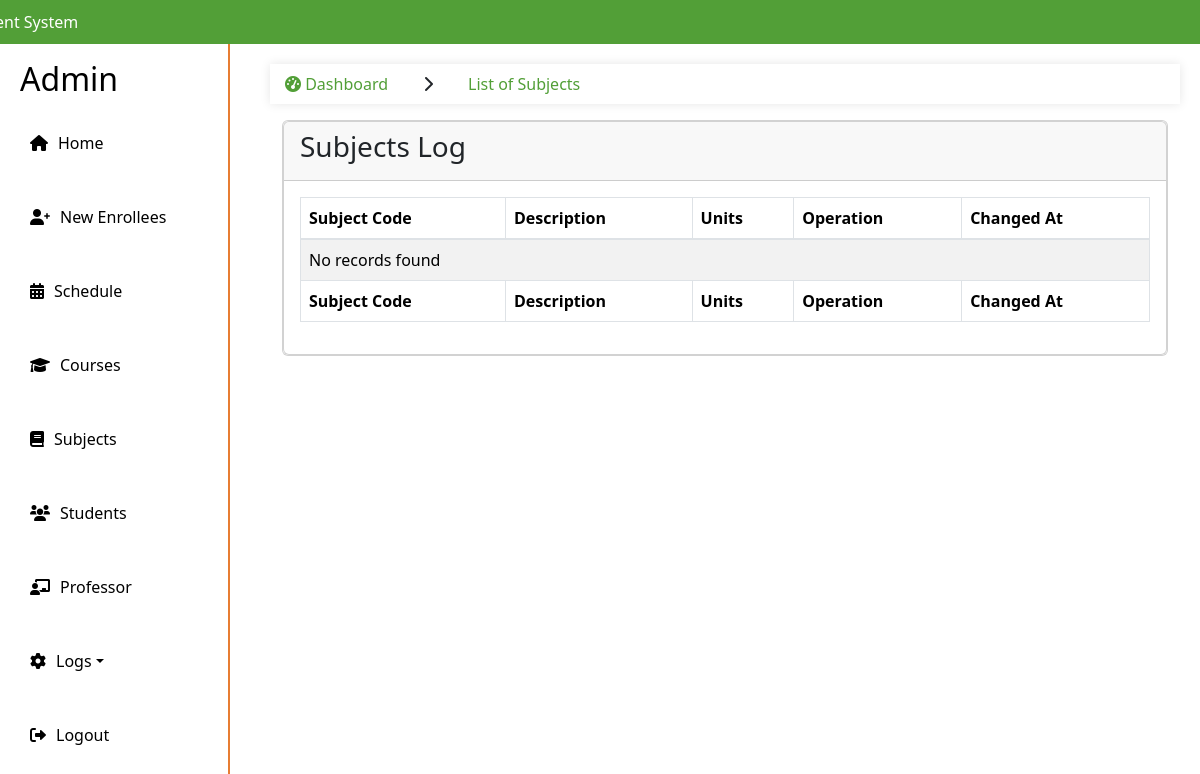
/admin/subject-log.php (signed in), run on an earlier commit of the app's database.
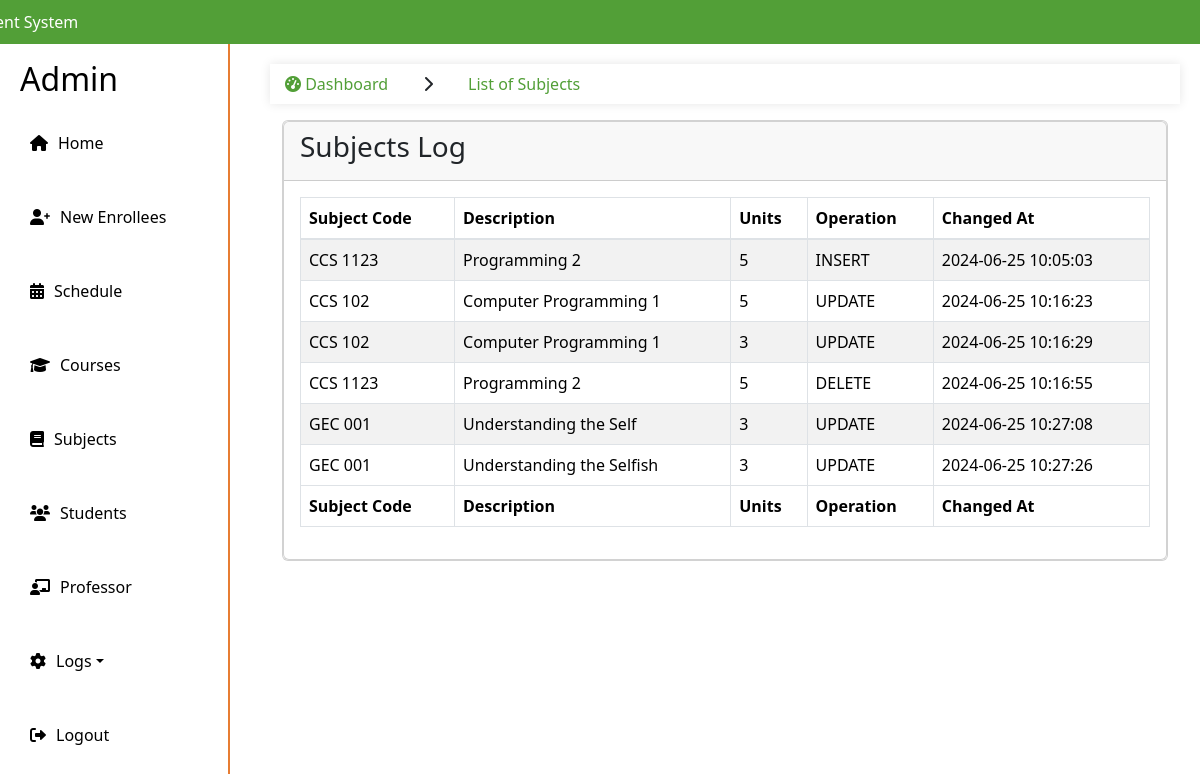
And on a later commit of the database.
### tables this page shows
CREATE TABLE `subjects_log` (
  `log_id` int(11) NOT NULL,
  `operation` varchar(10) NOT NULL,
  `changed_at` datetime NOT NULL,
  `id` int(11) DEFAULT NULL,
  `subject_code` varchar(255) DEFAULT NULL,
  `description` varchar(255) DEFAULT NULL,
  `units` varchar(255) DEFAULT NULL
);

### admin/subject-log.php (the view, shortened to what this page needs)
<!DOCTYPE html>
<html lang="en">
<head>
    <link rel="stylesheet" href="https://stackpath.bootstrapcdn.com/bootstrap/4.5.2/css/bootstrap.min.css">
    <link rel="stylesheet" href="styles.css">
    <link rel="stylesheet" href="https://cdnjs.cloudflare.com/ajax/libs/font-awesome/6.0.0-beta3/css/all.min.css">
</head>
<body>
    <?php include "include/sidebar.php"; ?>
    <main>
    <section class="content">
    <ul class="breadcrumb">
                <li class="nav-item">
                    <a href="#"><i class="fas fa-tachometer-alt"></i> Dashboard</a>
                </li>
                <li class="nav-item">
                    <i class='fas fa-chevron-right'></i>
                </li>
                <li class="nav-item active">
                    <a href="#">List of Subjects</a>
                </li>
            </ul>
      <div class="container-fluid">
        <div class="row">
          <div class="col-12">
            <div class="card">
            <div class="card">
            <div class="card-header d-flex justify-content-between align-items-center">
                <h3 class="card-title">Subjects Log</h3>
            </div>
              <div class="card-body">
                <table id="example1" class="table table-bordered table-striped">
                  <thead>
                  <tr>
                            <th>Subject Code</th>
                            <th>Description</th>
                            <th>Units</th>
                            <th>Operation</th>
                            <th>Changed At</th>
                  </tr>
                  </thead>
                  <tbody>
                        <?php
                        $sql = "CALL SelectAllSubjectsLog()";
                        $result = $conn->query($sql);
                        if ($result && $result->num_rows > 0) {
                            while ($details = $result->fetch_assoc()) {
                                ?>
                                <tr>
                                <td><?php echo $details['subject_code']; ?></td>
                                <td><?php echo $details['description']; ?></td>
                                <td><?php echo $details['units']; ?></td>
                                <td><?php echo $details['operation']; ?></td>
                                <td><?php echo $details['changed_at']; ?></td>
                                </tr>
                                      </div>
                                    </div>
                                  </div>
                                </div>
                                <?php
                            }
                        } else {
                            echo "<tr><td colspan='10'>No records found</td></tr>";
                        }
                        ?>
                    </tbody>
                  <tfoot>
                    <tr>
                            <th>Subject Code</th>
                            <th>Description</th>
                            <th>Units</th>
                            <th>Operation</th>
                            <th>Changed At</th>
                    </tr>
                  </tfoot>
                </table>
              </div>
            </div>
          </div>
        </div>
      </div>
    </section>
    </main>
</body>
</html>

### admin/include/sidebar.php (shortened to what this page needs)
<!DOCTYPE html>
<html lang="en">
<head>
    <link rel="stylesheet" href="styles.css">
    <link rel="stylesheet" href="https://stackpath.bootstrapcdn.com/bootstrap/4.5.2/css/bootstrap.min.css">
    <link rel="stylesheet" href="styles.css">
    <link rel="stylesheet" href="https://cdnjs.cloudflare.com/ajax/libs/font-awesome/6.0.0-beta3/css/all.min.css">
    <link rel="stylesheet" href="plugins/fontawesome-free/css/all.min.css">
    <link rel="stylesheet" href="plugins/datatables-bs4/css/dataTables.bootstrap4.min.css">
    <link rel="stylesheet" href="plugins/datatables-responsive/css/responsive.bootstrap4.min.css">
    <link rel="stylesheet" href="plugins/datatables-buttons/css/buttons.bootstrap4.min.css">
    <link rel="stylesheet" href="https://cdnjs.cloudflare.com/ajax/libs/font-awesome/6.0.0-beta3/css/all.min.css">
    <link href="https://cdn.jsdelivr.net/npm/bootstrap@5.3.3/dist/css/bootstrap.min.css" rel="stylesheet">
</head>
<body>
<div class="top-bar">
    <div class="container">
        <p class="contact-info">
            <span class="enrollment-text">Enrollment System</span>
        </p>
    </div>
</div>
<div class="sidebar">
    <h2>Admin</h2>
    <ul class="nav flex-column">
        <li class="nav-item"><a class="nav-link" href="home.php"><i class="fas fa-home"></i> Home</a></li>
        <li class="nav-item"><a class="nav-link" href="new-enrollees.php"><i class="fas fa-user-plus"></i> New Enrollees</a></li>
        <li class="nav-item"><a class="nav-link" href="schedule.php"><i class="fas fa-calendar-alt"></i> Schedule</a></li>
        <li class="nav-item"><a class="nav-link" href="courses.php"><i class="fas fa-graduation-cap"></i> Courses</a></li>
        <li class="nav-item"><a class="nav-link" href="subjects.php"><i class="fas fa-book"></i> Subjects</a></li>
        <li class="nav-item"><a class="nav-link" href="students.php"><i class="fas fa-users"></i> Students</a></li>
        <li class="nav-item"><a class="nav-link" href="professor.php"><i class="fas fa-chalkboard-teacher"></i> Professor</a></li>
        <li class="nav-item dropdown">
            <a class="nav-link dropdown-toggle" href="#" id="logsDropdown" role="button" data-toggle="dropdown" aria-haspopup="true" aria-expanded="false">
                <i class="fa-solid fa-gear"></i> Logs
            </a>
        </li>
        <li class="nav-item"><a class="nav-link" href="logout.php"><i class="fa-solid fa-right-from-bracket"></i> Logout</a></li>
    </ul>
</div>

### admin/styles.css (style rules this page uses)
body { font-family: Arial, sans-serif; margin: 0; padding: 0; display: flex; flex-direction: column; }
.top-bar { background-color: #529f37; color: #fff; padding: 10px 20px; z-index: 1; }
.top-bar .container { display: flex; justify-content: space-between; align-items: center; }
.contact-info { margin: 0; }
.enrollment-text { text-align: left; margin-left: -105px; }
.sidebar { width: 230px; height: calc(100vh - 40px); background-color: white; color: black; padding: 20px; box-sizing: border-box; border-right: 2px solid #e77d33; position: fixed; top: 40px; }
.sidebar ul { list-style-type: none; padding: 0; }
.sidebar ul li { margin: 15px 0; }
.sidebar ul li a { color: black; text-decoration: none; display: flex; align-items: center; padding: 10px; border-radius: 5px; transition: background-color 0.3s; }
.sidebar ul li a i { margin-right: 10px; }
.breadcrumb { display: flex; list-style-type: none; padding: 0; }
.breadcrumb li { margin-right: 5px; }
.breadcrumb li a { color: #529f37; text-decoration: none; }

### admin/subject-log.php (style rules this page uses)
body { padding-top: 56px; }
main { margin-left: 250px; padding: 20px; }
.breadcrumb { padding: 0; background-color: #fff; border-radius: 4px; box-shadow: 0 0 10px rgba(0,0,0,0.1); margin-bottom: 20px; }
.breadcrumb .nav-item { padding: 8px 15px; }
.breadcrumb .nav-item.active { color: #333; pointer-events: none; }

What changed in the data, as far as the page shows it:
added subjects_log: subject_code "CCS 1123", description "Programming 2", units "5", operation "INSERT", changed_at "2024-06-25 10:05:03"
added subjects_log: subject_code "CCS 102", description "Computer Programming 1", units "5", operation "UPDATE", changed_at "2024-06-25 10:16:23"
added subjects_log: subject_code "CCS 102", description "Computer Programming 1", units "3", operation "UPDATE", changed_at "2024-06-25 10:16:29"
added subjects_log: subject_code "CCS 1123", description "Programming 2", units "5", operation "DELETE", changed_at "2024-06-25 10:16:55"
added subjects_log: subject_code "GEC 001", description "Understanding the Self", units "3", operation "UPDATE", changed_at "2024-06-25 10:27:08"
added subjects_log: subject_code "GEC 001", description "Understanding the Selfish", units "3", operation "UPDATE", changed_at "2024-06-25 10:27:26"
Also different on the page:
text no longer shown: "No records found"
